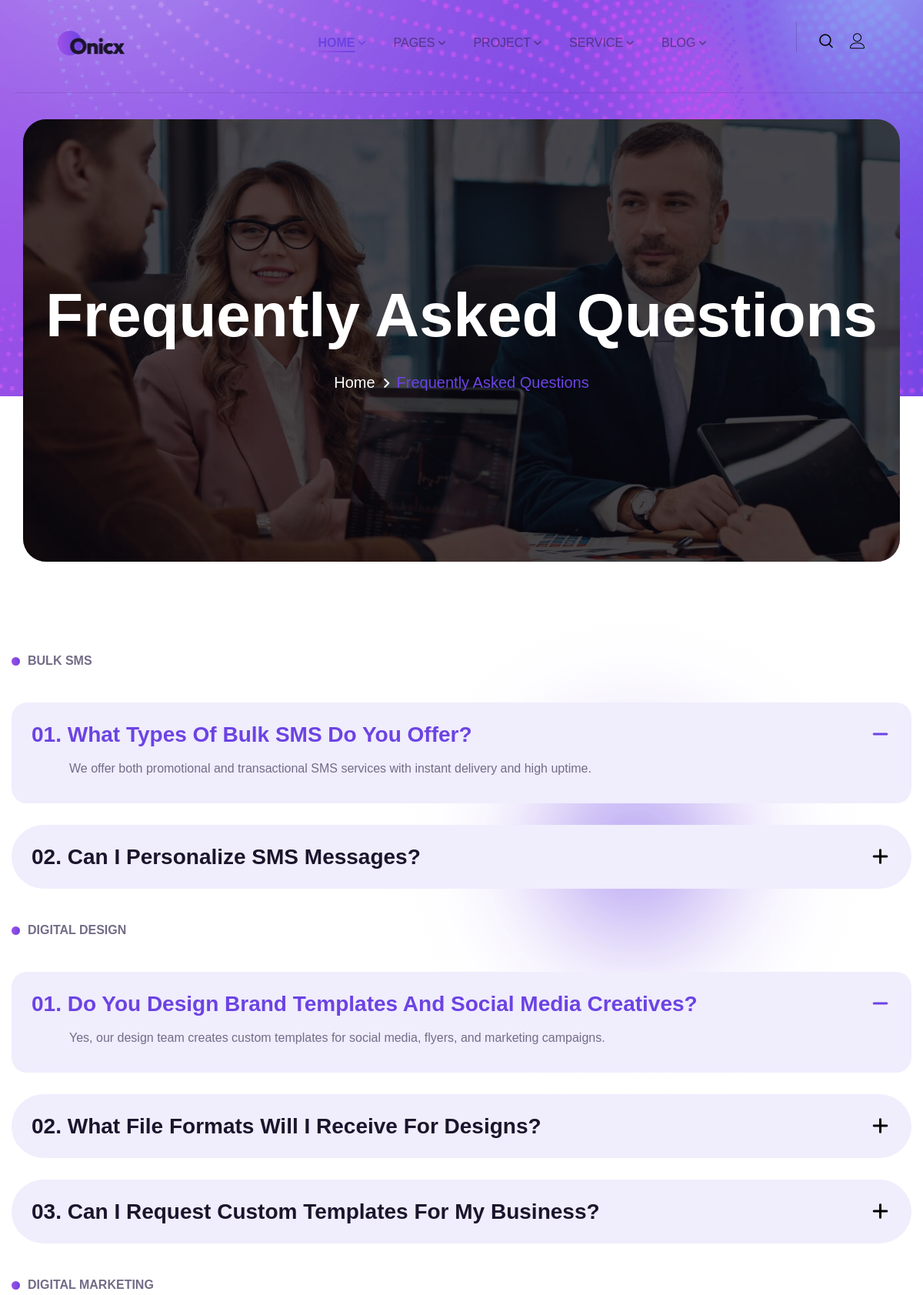
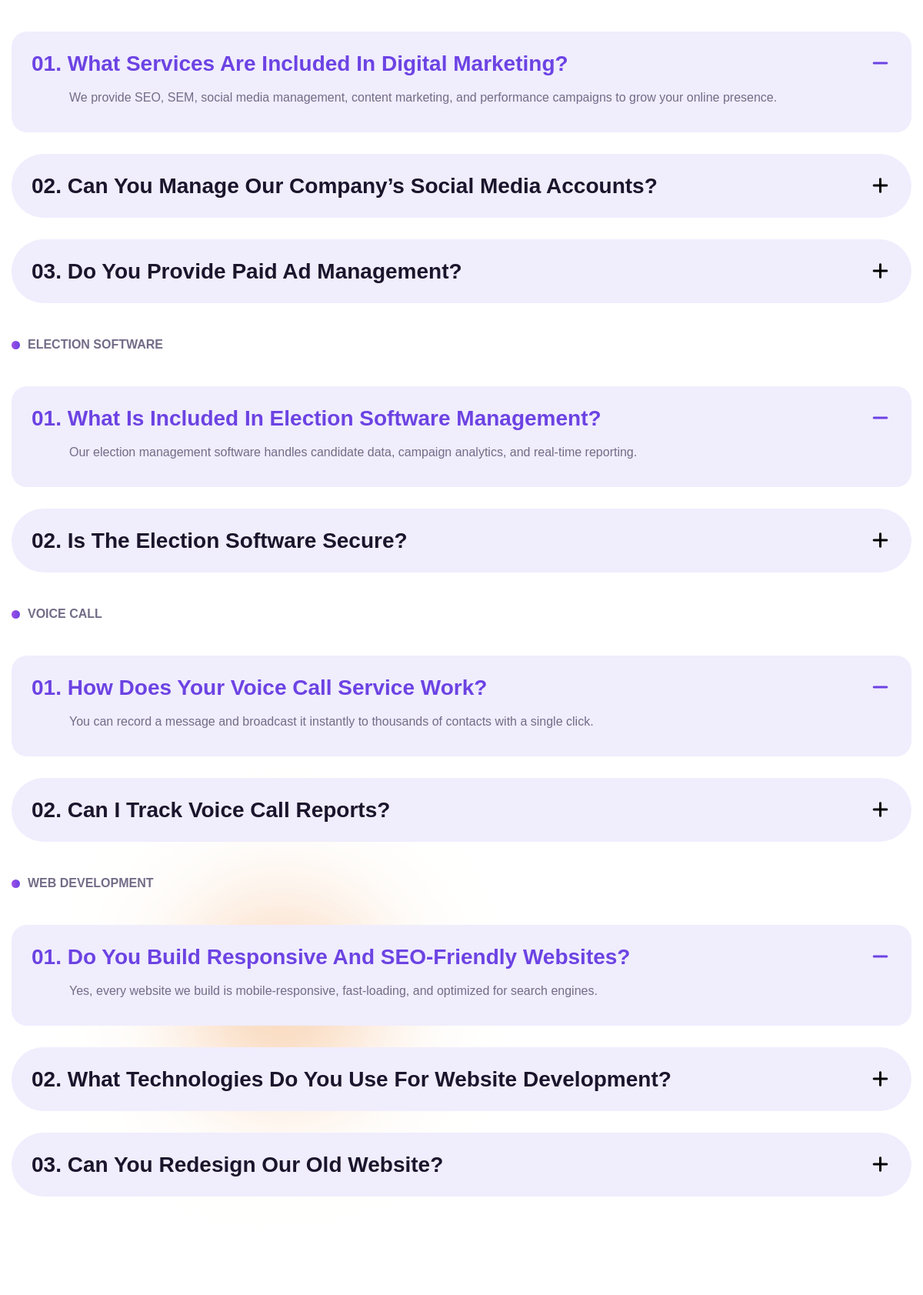
The app's page /faq.php (upper part) with its own data (2 pictures, top to bottom).
### tables this page shows
CREATE TABLE `faq` (
  `id` int(20) NOT NULL,
  `questions` varchar(255) NOT NULL,
  `answers` longtext NOT NULL,
  `section` varchar(255) NOT NULL
);

### faq.php (the view, shortened to what this page needs)
<?php
include 'config.php';
include 'header.php';
?>
      <section class="breadcume-section">
        <div class="outer-box">
           <div class="auto-container">
                <div class="row">
                    <div class="col-lg-12">
                        <div class="breadcumb-content">
                            <div class="breadcumb-title">
                                <h1 class="title">Frequently Asked Questions</h1>
                            </div>
                            <ul class="breadcume-pull">
                                <li><a class="title-line" href="index.php">Home <span><i class="fas fa-angle-right"></i></span></a></li>
                                <li>Frequently Asked Questions</li>
                            </ul>
                        </div>
                    </div>
                </div>
            </div>
        </div>
      </section>
    <section class="faq-section style-faq">
        <div class="auto-container">
            <div class="row">
                 <div class="content-column col-lg-12 col-md-12 col-sm-12 wow fadeInLeft" data-wow-delay="200ms">
                    <div class="inner-column">
<?php
if (!isset($conn) || !$conn) {
    echo '<div class="alert alert-danger">Database connection not found. Please check config.php.</div>';
} else {
    $sql = "SELECT id, questions, answers, section FROM `faq` ORDER BY section ASC, id ASC";
    $res = mysqli_query($conn, $sql);
    if ($res === false) {
        echo '<div class="alert alert-danger">Query error: ' . htmlspecialchars(mysqli_error($conn)) . '</div>';
    } else {
        $faqs_by_section = [];
        while ($row = mysqli_fetch_assoc($res)) {
            $sec = $row['section'] ?: 'general';
            if (!isset($faqs_by_section[$sec])) $faqs_by_section[$sec] = [];
            $faqs_by_section[$sec][] = $row;
        }
        if (empty($faqs_by_section)) {
            echo '<p>No FAQs found.</p>';
        } else {
            foreach ($faqs_by_section as $section => $faqs) {
                $section_title = ucwords(str_replace(['-','_'], ' ', $section));
                echo "<div class=\"faq-section-block\" style=\"margin-bottom:40px;\">\n";
                echo "  <div class=\"sec-title\"><h3 class=\"sub-title\">".htmlspecialchars($section_title)."</h3></div>\n";
                echo "  <ul class=\"accordion-box-four\">\n";
                foreach ($faqs as $index => $f) {
                    $question = htmlspecialchars($f['questions'], ENT_QUOTES, 'UTF-8');
                    $answer = nl2br(htmlspecialchars($f['answers'], ENT_QUOTES, 'UTF-8'));
                    $activeClass = ($index === 0) ? 'accordion block active-block' : 'accordion block';
                    $btnActive   = ($index === 0) ? 'acc-btn active' : 'acc-btn';
                    $contentAct  = ($index === 0) ? 'acc-content current' : 'acc-content';
                    $num = str_pad($index + 1, 2, '0', STR_PAD_LEFT);
                    echo "    <li class=\"{$activeClass}\">\n";
                    echo "      <div class=\"{$btnActive}\">{$num}. {$question}\n";
                    echo "        <i class=\"icon fa fa-plus\"></i>\n";
                    echo "      </div>\n";
                    echo "      <div class=\"{$contentAct}\">\n";
                    echo "        <div class=\"content\">\n";
                    echo "          <div class=\"text\">{$answer}</div>\n";
                    echo "        </div>\n";
                    echo "      </div>\n";
                    echo "    </li>\n";
                }
                echo "  </ul>\n";
                echo "</div>\n";
            }
        }
    }
}
?>
                    </div>
                 </div>
            </div>
        </div>
    </section>
</div>
</body>
</html>

### records on screen
faq: num "01", questions "What Types Of Bulk SMS Do You Offer?", answers "We offer both promotional and transactional SMS services with instant delivery and high uptime."
faq: num "02", questions "Can I Personalize SMS Messages?"
faq: num "01", questions "Do You Design Brand Templates And Social Media Creatives?", answers "Yes, our design team creates custom templates for social media, flyers, and marketing campaigns."
faq: num "02", questions "What File Formats Will I Receive For Designs?"
faq: num "03", questions "Can I Request Custom Templates For My Business?"
faq: num "01", questions "What Services Are Included In Digital Marketing?", answers "We provide SEO, SEM, social media management, content marketing, and performance campaigns to grow your online presence."
faq: num "02", questions "Can You Manage Our Company’s Social Media Accounts?"
faq: num "03", questions "Do You Provide Paid Ad Management?"
faq: num "01", questions "What Is Included In Election Software Management?", answers "Our election management software handles candidate data, campaign analytics, and real-time reporting."
faq: num "02", questions "Is The Election Software Secure?"
faq: num "01", questions "How Does Your Voice Call Service Work?", answers "You can record a message and broadcast it instantly to thousands of contacts with a single click."
faq: num "02", questions "Can I Track Voice Call Reports?"
faq: num "01", questions "Do You Build Responsive And SEO-Friendly Websites?", answers "Yes, every website we build is mobile-responsive, fast-loading, and optimized for search engines."
faq: num "02", questions "What Technologies Do You Use For Website Development?"
faq: num "03", questions "Can You Redesign Our Old Website?"

### other values on screen
$section_title "BULK SMS"
$section_title "DIGITAL DESIGN"
$section_title "DIGITAL MARKETING"
$section_title "ELECTION SOFTWARE"
$section_title "VOICE CALL"
$section_title "WEB DEVELOPMENT"
